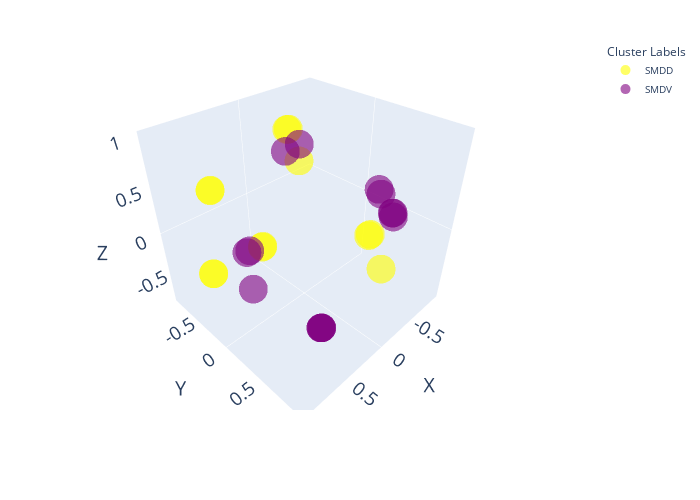

Notebook code for this chart:
### Code cell
# import plotly.express as px

# Example DataFrame, assuming hyperbolic_df is already defined with appropriate data
# Adding a column 'labels' to hyperbolic_df for the point labels if not already present
# hyperbolic_df['labels'] = ...

fig = px.scatter_3d(
    data_frame=hyperbolic_df, 
    x='x', 
    y='y', 
    z='z', 
    color='cluster labels', 
    # text='cluster labels',  # assuming 'labels' column contains the point labels
    # title='AVA and RME Neurons',
    labels={'x': 'X', 'y': 'Y', 'z': 'Z'},
    color_discrete_map={'SMDD': 'yellow', 'SMDV':'purple'}
)

fig.update_layout(
    scene=dict(
        xaxis=dict(
            tickvals=[-1, -0.5, 0, 0.5, 1],
            ticktext=['-1', '-0.5', '0', '0.5', '1'],
            title=dict(text='X', font=dict(size=20)),
            tickfont=dict(size=15),
            showgrid=False
        ),
        yaxis=dict(
            tickvals=[-1, -0.5, 0, 0.5, 1],
            ticktext=['-1', '-0.5', '0', '0.5', '1'],
            title=dict(text='Y', font=dict(size=20)),
            tickfont=dict(size=15),
            showgrid=False
        ),
        zaxis=dict(
            tickvals=[-1, -0.5, 0, 0.5, 1],
            ticktext=['-1', '-0.5', '0', '0.5', '1'],
            title=dict(text='Z', font=dict(size=20)),
            tickfont=dict(size=15),
            showgrid=False
        )
    ),
    legend=dict(
        title=dict(text='Cluster Labels', font=dict(size=12)),
        font=dict(size=10)
    ),
    # title=dict(
    #     text='SMDD and SMDV Neurons',
    #     font=dict(size=15)
    # ),
    margin=dict(l=20, r=20, b=90, t=40),
    autosize=True,
    width=700,
    height=500
)

# Customize marker size and opacity for better visualization
fig.update_traces(marker=dict(size=10, opacity=0.6))




fig.show()
fig.write_image("SMDD_SMDV.svg")

### Figure 1 — Plotly figure (JSON) as saved in the notebook; plotly's stock layout.template omitted (floating-point values rounded to 4 significant figures)
{"data": [{"hovertemplate": "cluster labels=SMDD<br>X=%{x}<br>Y=%{y}<br>Z=%{z}<extra></extra>", "legendgroup": "SMDD", "marker": {"color": "yellow", "opacity": 0.6, "size": 10, "symbol": "circle"}, "mode": "markers", "name": "SMDD", "scene": "scene", "showlegend": true, "type": "scatter3d", "x": [0.09204, -0.8716, -0.864, 0.4857, 0.4847, 0.9864, 0.9872, -0.64, -0.03655, -0.04555, 0.04612, 0.05929], "y": [0.9863, 0.1681, 0.1529, -0.8272, -0.8304, -0.1321, -0.1269, -0.733, -0.7355, -0.7394, -0.1465, -0.1506], "z": [0.1225, -0.4555, -0.4751, 0.2749, 0.2662, -0.06848, -0.06583, 0.2212, -0.6734, -0.6686, 0.986, 0.9847]}, {"hovertemplate": "cluster labels=SMDV<br>X=%{x}<br>Y=%{y}<br>Z=%{z}<extra></extra>", "legendgroup": "SMDV", "marker": {"color": "purple", "opacity": 0.6, "size": 10, "symbol": "circle"}, "mode": "markers", "name": "SMDV", "scene": "scene", "showlegend": true, "type": "scatter3d", "x": [-0.1396, -0.1336, -0.9149, -0.9102, -0.8993, 0.278, 0.2821, 0.896, 0.882, -0.5792, -0.4868, 0.3907, 0.2783, 0.2824], "y": [0.7247, 0.7521, 0.3894, 0.4025, 0.4172, 0.5159, 0.5091, 0.2705, 0.2892, -0.6636, -0.7871, -0.3973, 0.516, 0.5091], "z": [0.6714, 0.6419, -0.0826, -0.07388, -0.1116, -0.8075, -0.8104, 0.3453, 0.366, 0.4689, 0.3729, -0.8274, -0.8074, -0.8103]}], "layout": {"autosize": true, "height": 500, "legend": {"font": {"size": 10}, "title": {"font": {"size": 12}, "text": "Cluster Labels"}, "tracegroupgap": 0}, "margin": {"b": 90, "l": 20, "r": 20, "t": 40}, "scene": {"domain": {"x": [0, 1], "y": [0, 1]}, "xaxis": {"showgrid": false, "tickfont": {"size": 15}, "ticktext": ["-1", "-0.5", "0", "0.5", "1"], "tickvals": [-1, -0.5, 0, 0.5, 1], "title": {"font": {"size": 20}, "text": "X"}}, "yaxis": {"showgrid": false, "tickfont": {"size": 15}, "ticktext": ["-1", "-0.5", "0", "0.5", "1"], "tickvals": [-1, -0.5, 0, 0.5, 1], "title": {"font": {"size": 20}, "text": "Y"}}, "zaxis": {"showgrid": false, "tickfont": {"size": 15}, "ticktext": ["-1", "-0.5", "0", "0.5", "1"], "tickvals": [-1, -0.5, 0, 0.5, 1], "title": {"font": {"size": 20}, "text": "Z"}}}, "width": 700}}
